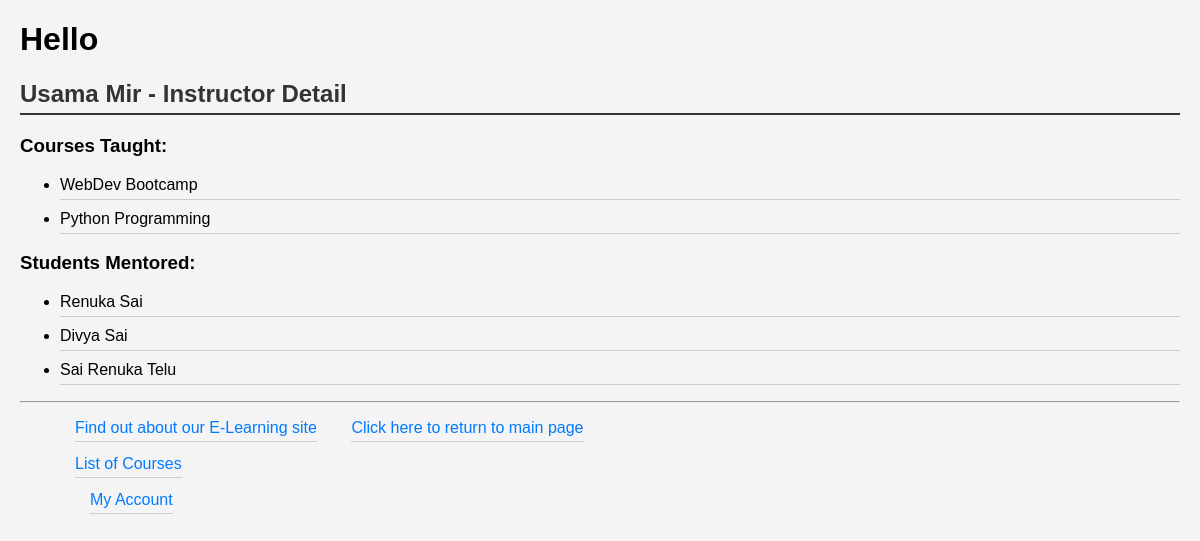
The page /instructor/1/ on the database its author committed.
### myappF23/models.py (models this page shows, shortened)
class Instructor(models.Model):
    first_name = models.CharField(max_length=100)
    last_name = models.CharField(max_length=100)
    bio = models.TextField()
    students_mentored = models.ManyToManyField(Student)

class Course(models.Model):
    title = models.CharField(max_length=200)
    description = models.TextField()
    instructor = models.ForeignKey('Instructor', on_delete=models.CASCADE,
                                   related_name='courses_instructed')
    category = models.ForeignKey(Category, on_delete=models.CASCADE)
    students = models.ManyToManyField(Student, blank=True)
    interested = models.PositiveIntegerField(default=0)
    start_date = models.DateField()
    end_date = models.DateField()
    price = models.DecimalField(max_digits=10, decimal_places=2)
    COURSE_LEVEL_CHOICES = [
        ('BE', 'Beginner'),
        ('IN', 'Intermediate'),
        ('AD', 'Advanced'),
    ]
    level = models.CharField(max_length=2, choices=COURSE_LEVEL_CHOICES)
    levels = models.PositiveIntegerField(
        default=1,  # You can set the default value as needed
    )

class Student(models.Model):
    STUDENT_STATUS_CHOICES = [
        ('ER', 'Enrolled'),
        ('SP', 'Suspended'),
        ('GD', 'Graduated'),
    ]
    date_of_birth = models.DateField()
    status = models.CharField(max_length=10, choices=STUDENT_STATUS_CHOICES, default='ER')
    user = models.OneToOneField(User, on_delete=models.CASCADE, default=1)

### myappF23/views.py (the view)
# urls.py: path('instructor/<int:instructor_id>/', views.instructor_detail, name='instructor_detail'),
def instructor_detail(request, instructor_id):
    instructor = get_object_or_404(Instructor, id=instructor_id)
    courses_taught = instructor.courses_instructed.all()
    students_mentored = instructor.students_mentored.all()
    return render(request, 'myappF23/instructor.html', {
        'instructor': instructor,
        'courses_taught': courses_taught,
        'students_mentored': students_mentored,
    })

### myappF23/templates/myappF23/instructor.html
{% extends 'myappF23/base.html' %}
{% block body_block %}
    <h2>{{ instructor.first_name }} {{ instructor.last_name }} - Instructor Detail</h2>
    <h3>Courses Taught:</h3>
    {% if courses_taught %}
        <ul>
            {% for course in courses_taught %}
                <li>{{ course.title }}</li>
            {% endfor %}
        </ul>
    {% else %}
        <p>No courses taught by this instructor.</p>
    {% endif %}
    <h3>Students Mentored:</h3>
    {% if students_mentored %}
        <ul>
            {% for student in students_mentored %}
                <li>{{ student.user.first_name }} {{ student.user.last_name }}</li>
            {% endfor %}
        </ul>
    {% else %}
        <p>No students mentored by this instructor.</p>
    {% endif %}
{% endblock %}

### myappF23/static/myappF23/styles.css (style rules this page uses)
body { font-family: 'Arial', sans-serif; margin: 20px; background-color: #f4f4f4; }
h2 { color: #333; border-bottom: 2px solid #333; padding-bottom: 5px; }
li { margin-bottom: 10px; border-bottom: 1px solid #ccc; padding-bottom: 5px; }

### rows shown on the page
Instructor: first_name "Usama", last_name "Mir"
Course: title "WebDev Bootcamp"
Course: title "Python Programming"
Student: user.first_name "Renuka", user.last_name "Sai"
Student: user.first_name "Divya", user.last_name "Sai"
Student: user.first_name "Sai Renuka", user.last_name "Telu"
